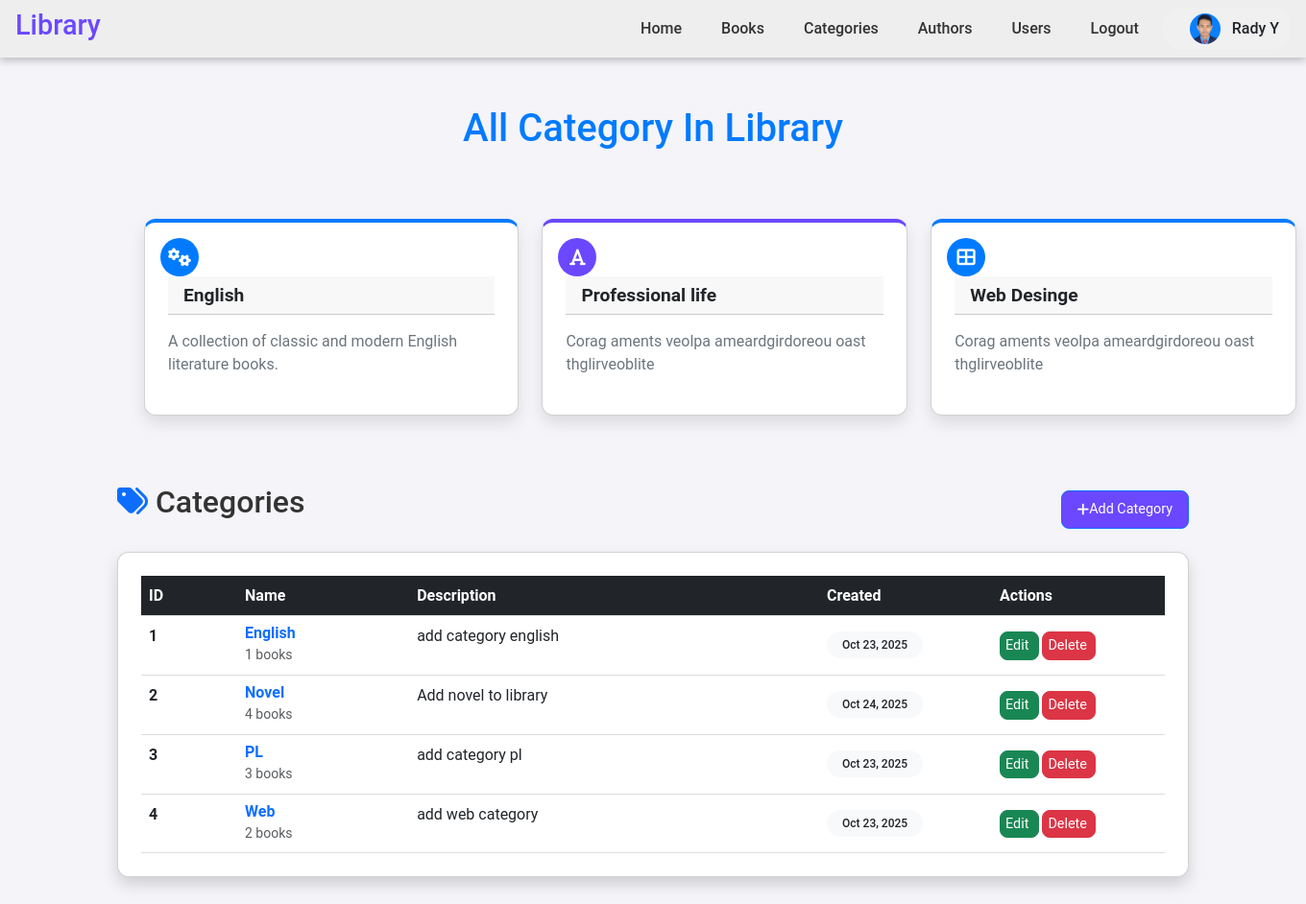
The app's page /categories/ (signed in), older data.
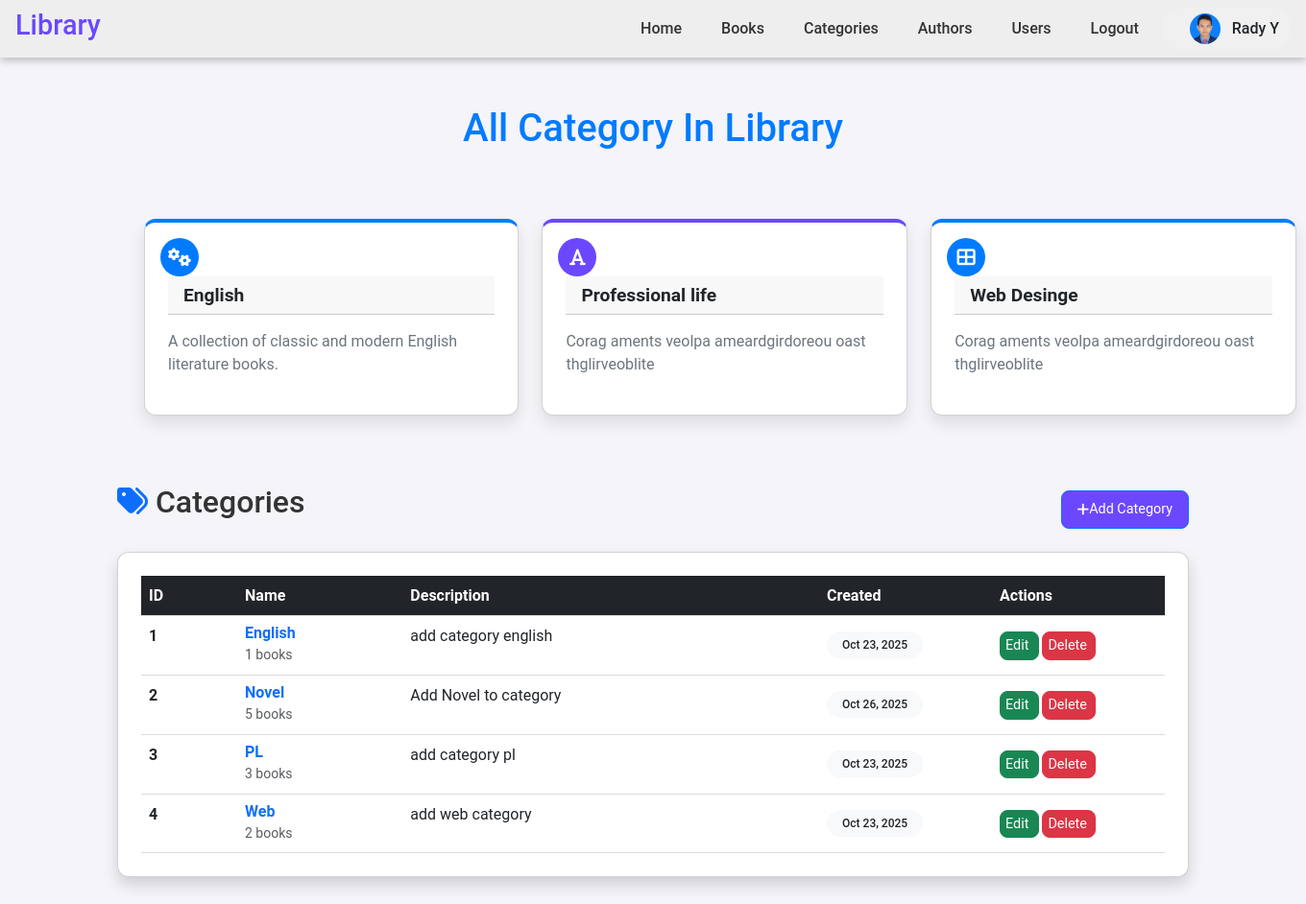
The same page, newer data.
### myapp/models.py (models this page shows, shortened)
class Category(models.Model):
    name = models.CharField(max_length=100, unique=True)
    description = models.TextField(blank=True, null=True)
    created_at = models.DateTimeField(auto_now_add=True)
    class Meta:
        ordering = ['name']

### myapp/views.py (the view)
# urls.py: path('categories/', views.category_list, name='category_list'),
@login_required
def category_list(request):
    categories = Category.objects.order_by('name').all()
    paginator = Paginator(categories, 10)
    page_number = request.GET.get('page')
    categories_page = paginator.get_page(page_number)
    return render(request, 'category.html', {'categories': categories_page})

### myapp/templates/category.html (shortened to what the changed rows need)
{% load static %}
<!DOCTYPE html>
<html lang="en">
<head>
    <link href="https://cdn.jsdelivr.net/npm/bootstrap@5.3.0/dist/css/bootstrap.min.css" rel="stylesheet">
    <link href="https://cdnjs.cloudflare.com/ajax/libs/font-awesome/6.0.0/css/all.min.css" rel="stylesheet">
    <link rel="stylesheet" href="{% static 'css/style.css' %}">
</head>
<body>
    {% include 'nav.html' %}
     <h1 class="text-head">All Category In Library</h1>
    <div class="container mt-5" style="height: 100vh;">
        <div class="d-flex justify-content-between align-items-center mb-4">
            <h2><i class="fas fa-tags text-primary"></i> Categories </h2>
        </div>
        <div class="card shadow">
            <div class="card-body p-0">
                <div class="table-responsive table-container">
                    <table class="table table-hover mb-0">
                        <thead class="table-dark sticky-top sky-blue">
                            <tr>
                                <th style="width: 100px;">ID</th>
                                <th>Name</th>
                                <th>Description</th>
                                <th style="width: 180px;">Created</th>
                                <th style="width: 180px;">Actions</th>
                            </tr>
                        </thead>
                        <tbody>
                            {% for category in categories %}
                            <tr>
                                <td><strong>{{ forloop.counter }}</strong></td>
                                <td>
                                    <h6 class="mb-0 fw-bold text-primary">{{ category.name }}</h6>
                                    <small class="text-muted">{{ category.id }} books</small>
                                </td>
                                <td>{{ category.description|truncatewords:15|default:"No description" }}</td>
                                <td><span class="badge bg-light text-dark px-3 py-2">{{ category.created_at|date:"M d, Y" }}</span></td>
                                <td>
                                    <div class="btn-group btn-group-sm" role="group">
                                        <a href="{% url 'edit_category' category.id %}" title="Edit">
                                             <button type="button" class="btn btn-success" id="edit">Edit</button>
                                        </a>
                                        <a href="{% url 'delete_category' category.id %}"
                                           onclick="return confirm('Are you sure you want to delete category \"{{ category.name }}\"?')" title="Delete">
                                             <button type="button" class="btn btn-danger" id="delete">Delete</button>
                                        </a>
                                    </div>
                                </td>
                            </tr>
                            {% endfor %}
                        </tbody>
                    </table>
                </div>
            </div>
        </div>
    </div>
</body>
</html>

Row changes from the older to the newer data that the page shows:
removed Category: name "Novel", id "4", description "Add novel to library", created_at "Oct 24, 2025"
added Category: name "Novel", id "5", description "Add Novel to category", created_at "Oct 26, 2025"
